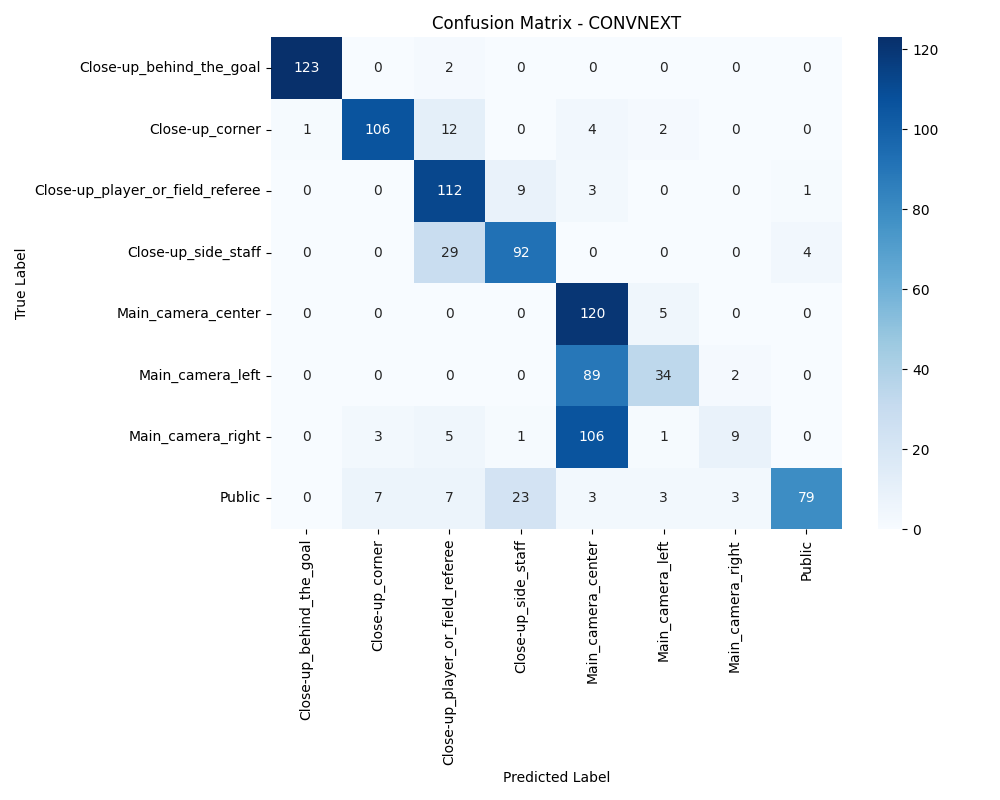
#> input picture confusion_matrix/confusion_matrix_convnext.png, 1000 x 800 px
$ python -i preprocess.py   (imports and definitions only)   (older library calls are emulated)
#> lines starting #> are read from the running program, lines starting #| are printed output that depends on the picture
"""

Preprocessing stages for video frame selection.
Frame filtering based on cheap quality metrics.

Includes:
- Luminance filtering (detect dark frames)
- Sharpness filtering (detect blurry frames)
- Uniformity filtering (detect flat/uniform frames)

"""

from __future__ import annotations

import os
from dataclasses import dataclass
from typing import Dict, List, Optional, Sequence, Set, Tuple

import cv2
import numpy as np


# -----------------------
# Helpers
# -----------------------

def extract_frame_index(path: str) -> int:
    """Extract integer frame index from filename digits."""
    return int("".join(c for c in os.path.basename(path) if c.isdigit()))


# -----------------------
# HECATE-style Frame Filtering Metrics
# Following Song et al. (2016) "To Click or Not To Click"
# -----------------------

# [171 lines left out: functions compute_luminance, compute_sharpness, compute_uniformity, filter_low_quality_frames, texture_proxy, not called in this run]


# -----------------------
# Single-read metric computation
# -----------------------

def compute_frame_metrics(path: str) -> Optional[Dict]:
    """
    Read the image once and compute all preprocessing metrics from the same
    in-memory array. This replaces calling compute_luminance, compute_sharpness,
    compute_uniformity, and texture_proxy separately,
    which each re-read the image from disk.

    Returns None if the image cannot be read (treat as failed / drop frame).

    Returns a dict with keys:
        luminance   - ITU-R BT.709 mean luminance [0-255]
        sharpness   - mean Sobel gradient magnitude
        uniformity  - top-5% histogram CDF score [0-1]
        texture     - Canny edge density [0-100]
    """
    img_bgr = cv2.imread(path)
#> img_bgr is the input picture: shape (800, 1000, 3); mean B, G, R 246.3, 241.3, 235.8
    if img_bgr is None:
        return None

    # ---- Luminance (ITU-R BT.709) ----
    img_rgb = cv2.cvtColor(img_bgr, cv2.COLOR_BGR2RGB).astype(np.float32)
    luminance = float(np.mean(
        0.2126 * img_rgb[:, :, 0] +
        0.7152 * img_rgb[:, :, 1] +
        0.0722 * img_rgb[:, :, 2]
    ))
#> luminance = 240.5

    # ---- Grayscale (shared for remaining metrics) ----
    gray = cv2.cvtColor(img_bgr, cv2.COLOR_BGR2GRAY)
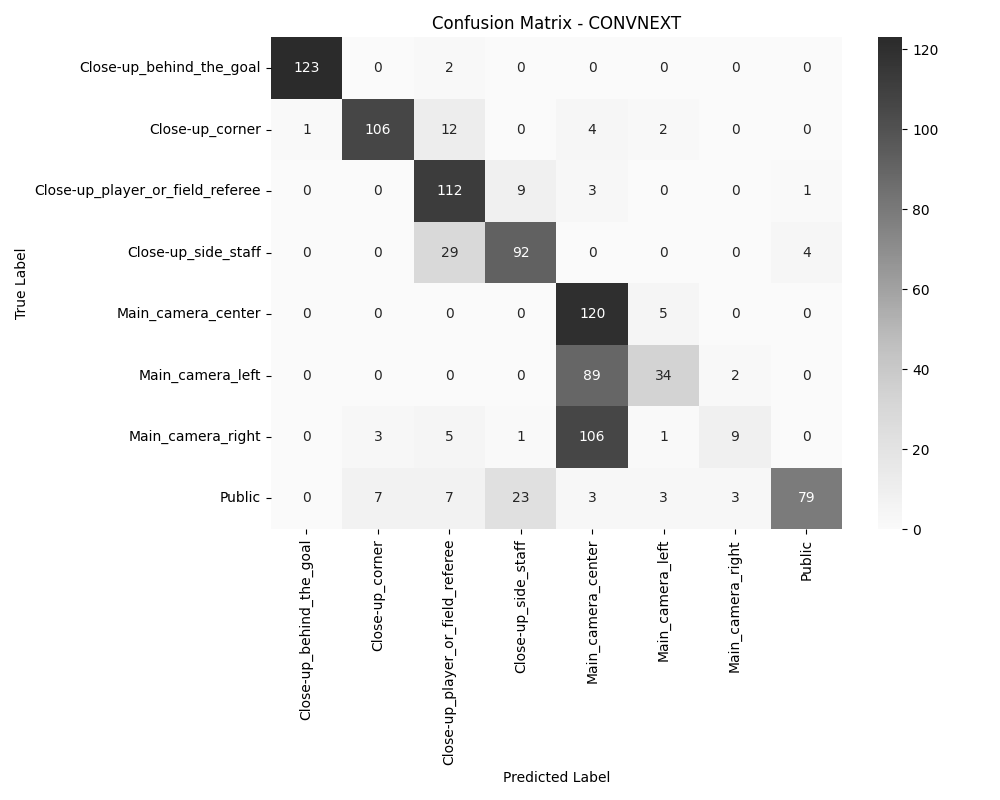
#> gray: shape (800, 1000); min 0, max 255, mean 240.2

    # ---- Sharpness (Sobel gradient magnitude) ----
    grad_x = cv2.Sobel(gray, cv2.CV_64F, 1, 0, ksize=3)
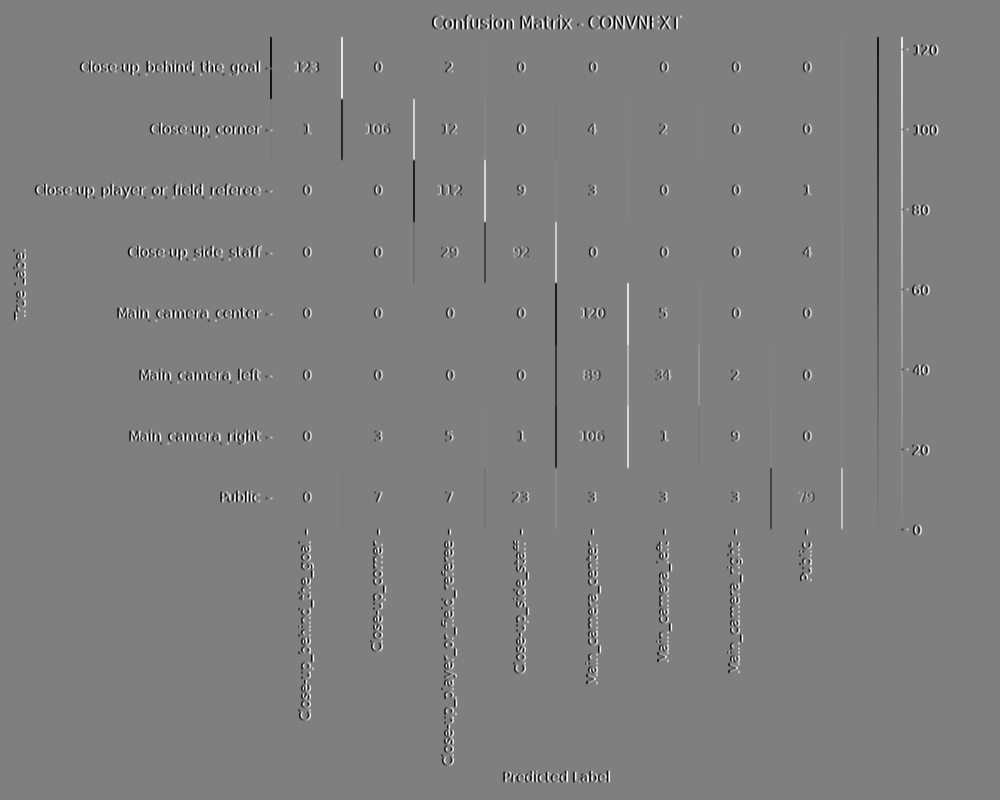
#> grad_x: shape (800, 1000) float64; min -1020, max 1020, mean 0; drawn with min black and max white
    grad_y = cv2.Sobel(gray, cv2.CV_64F, 0, 1, ksize=3)
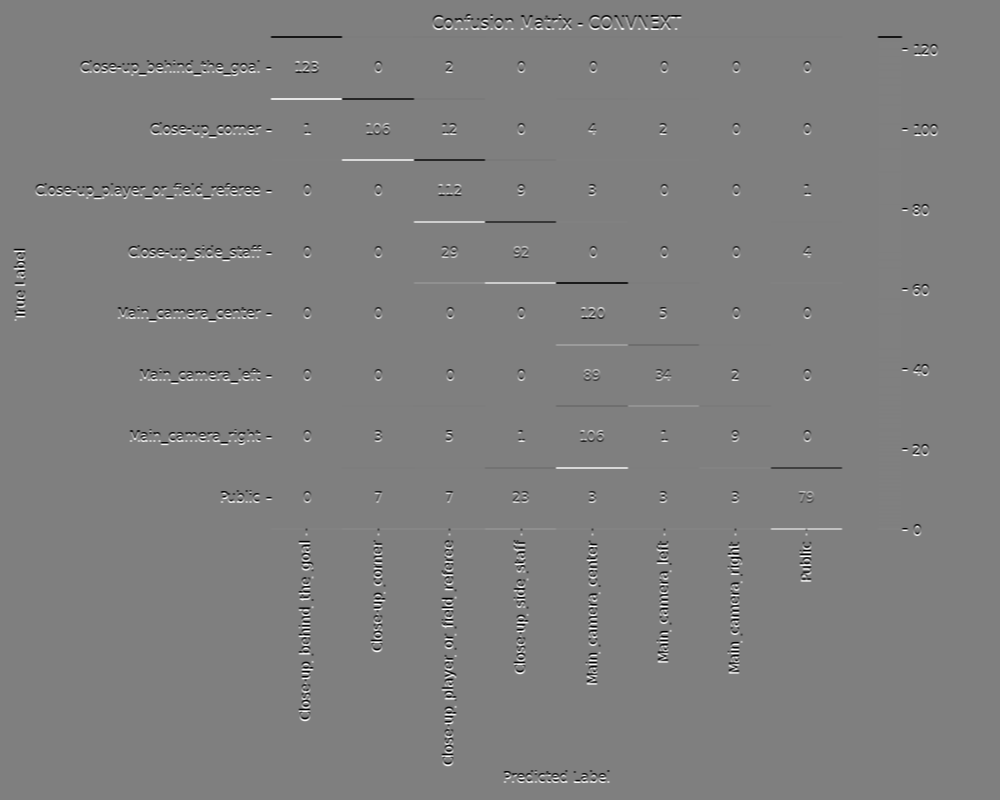
#> grad_y: shape (800, 1000) float64; min -1020, max 1020, mean 0; drawn with min black and max white
    sharpness = float(np.mean(np.sqrt(grad_x ** 2 + grad_y ** 2)))
#> sharpness = 28.58

    # ---- Uniformity (top-5% histogram CDF) ----
    hist = cv2.calcHist([gray], [0], None, [256], [0, 256]).flatten()
#> hist = 256 values, max 492316 at index 255, min 25 at index 28, mean 3125
    hist = hist / (hist.sum() + 1e-6)
#> hist = 256 values, max 0.615 at index 255, min 3.13e-05 at index 28, mean 0.00391
    sorted_hist = np.sort(hist)[::-1]
#> sorted_hist = 256 values, max 0.615 at index 0, min 3.13e-05 at index 255, mean 0.00391
    top_idx = max(1, int(0.05 * len(sorted_hist)))
#> top_idx = 12
    uniformity = float(np.cumsum(sorted_hist)[top_idx - 1])
#> uniformity = 0.921

    # ---- Texture proxy (Canny edge density on downscaled image) ----
    h, w = gray.shape[:2]
#> h = 800; w = 1000
    scale = 160.0 / max(w, 1)
#> scale = 0.16
    if scale < 1.0:
        small = cv2.resize(gray, (int(w * scale), int(h * scale)), interpolation=cv2.INTER_AREA)
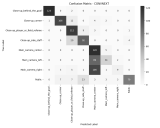
#> small: shape (128, 160); min 43, max 255, mean 240.2
    else:
        small = gray
    edges = cv2.Canny(small, 60, 180)
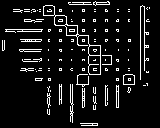
#> edges: shape (128, 160); 8.5% white in thin lines or dots
    texture = float(np.mean(edges > 0) * 100.0)
#> texture = 8.55

    return {
        "luminance": luminance,
        "sharpness": sharpness,
        "uniformity": uniformity,
        "texture": texture,
    }

>>> result = compute_frame_metrics('../../confusion_matrix/confusion_matrix_convnext.png')
#> result = {'luminance': 240.5, 'sharpness': 28.58, 'uniformity': 0.921, 'texture': 8.55}

$ run again, on confusion_matrix/confusion_matrix_efficientnet_v2.png
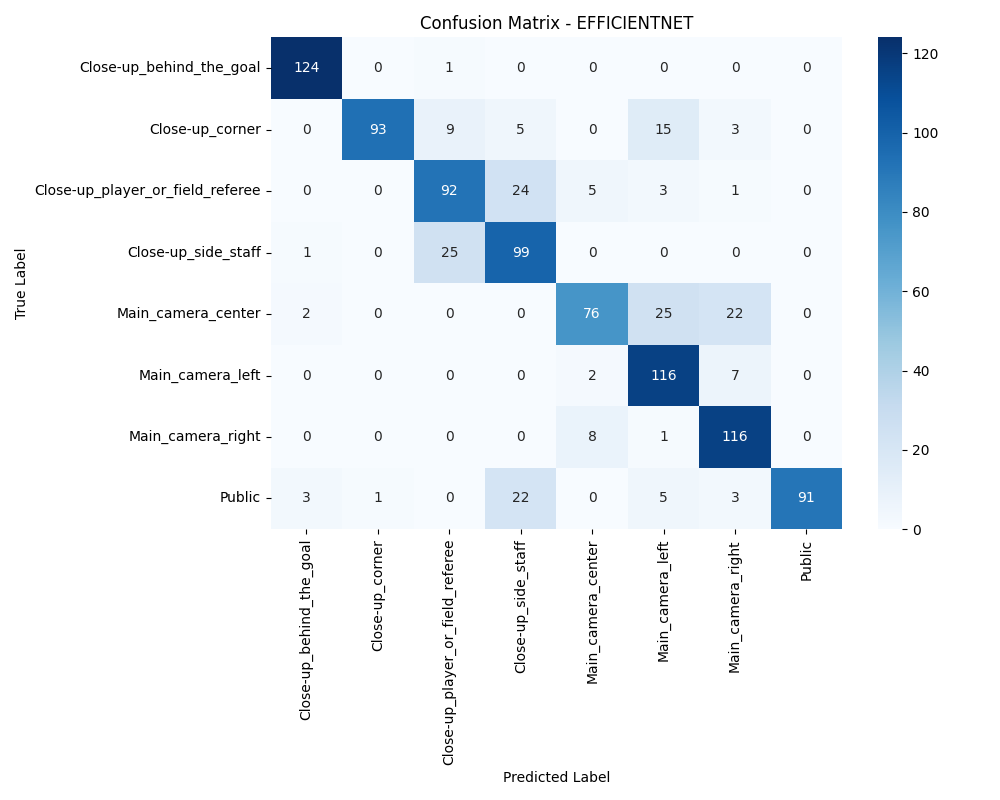
#> input picture confusion_matrix/confusion_matrix_efficientnet_v2.png, 1000 x 800 px
#> in compute_frame_metrics, img_bgr is the input picture: shape (800, 1000, 3); mean B, G, R 246.5, 241.4, 235.9
#> luminance = 240.6
#> in compute_frame_metrics, `grad_y = cv2.Sobel(gray, cv2.CV_64F, 0, 1, ksize=3)`:
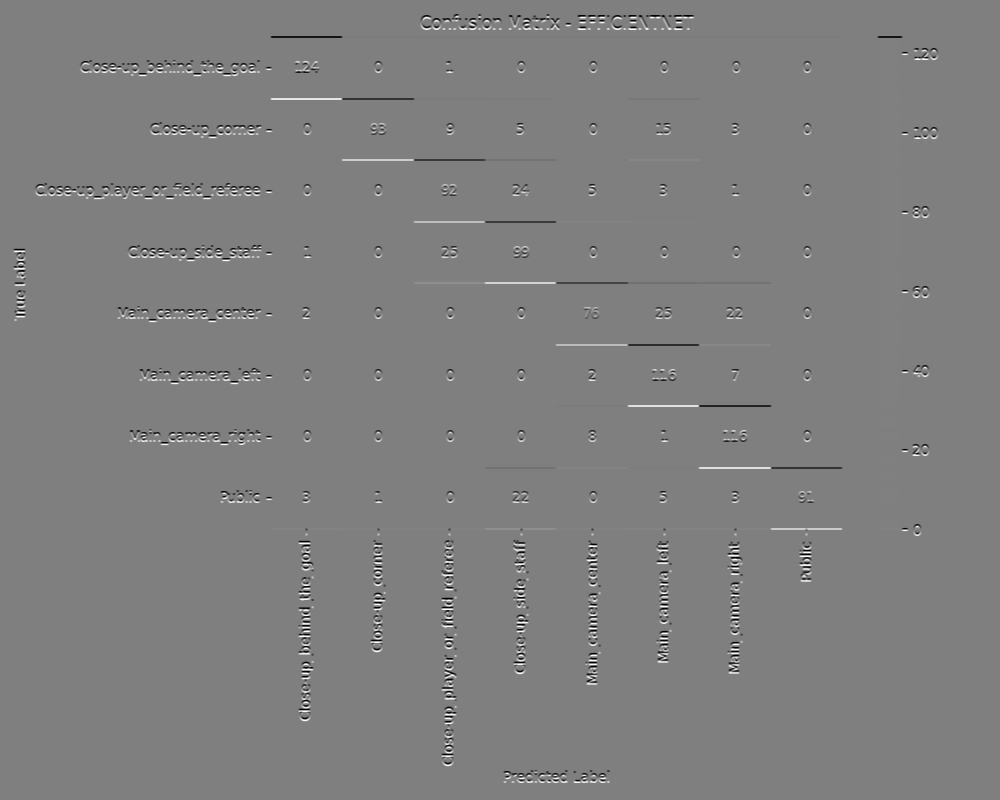
#> grad_y: shape (800, 1000) float64; min -1020, max 1020, mean 0; drawn with min black and max white
#> sharpness = 29.06
#> in compute_frame_metrics, `hist = cv2.calcHist([gray], [0], None, [256], [0, 256]).flatten()`: hist = 256 values, max 492135 at index 255, min 24 at index 28, mean 3125
#> in compute_frame_metrics, `hist = hist / (hist.sum() + 1e-6)`: hist = 256 values, max 0.615 at index 255, min 3e-05 at index 28, mean 0.00391
#> sorted_hist = 256 values, max 0.615 at index 0, min 3e-05 at index 255, mean 0.00391
#> top_idx = 12
#> uniformity = 0.921
#> in compute_frame_metrics, `edges = cv2.Canny(small, 60, 180)`:
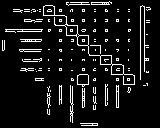
#> edges: shape (128, 160); 8.5% white in thin lines or dots
#> texture = 8.54
#> result = {'luminance': 240.6, 'sharpness': 29.06, 'uniformity': 0.921, 'texture': 8.54}
